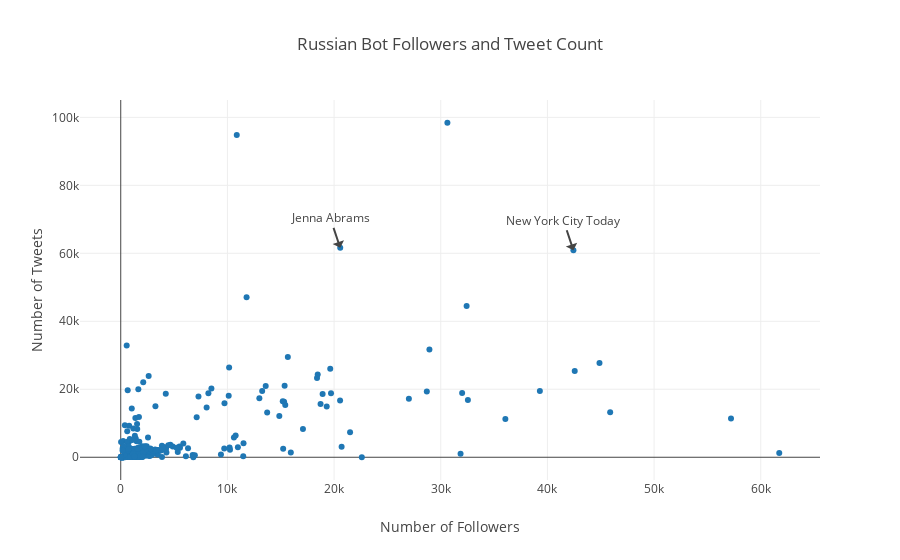

Source (notebook cell):
### Markdown cell above
## how influential are these users

### Code cell
trace = go.Scatter(
    y = users.followers_count,
    x = users.statuses_count,
    mode = 'markers',
    text = users.name,
    size = 8
)

data = [trace]

layout = Layout(
    title = "Russian Bot Followers and Tweet Count",
    xaxis=dict(title='Number of Followers'
    ),
   
    yaxis = dict(
        title='Number of Tweets'
    ),
    
    annotations=[dict(x=20576,y=61609,xref='x',
            yref='y',text='Jenna Abrams'),
                dict(x=42438,y=60897,xref='x',
            yref='y',text='New York City Today')]
)
fig = Figure(data=data, layout=layout)

iplot(fig)

### Figure 1 — Plotly figure (JSON) as saved in the notebook; plotly's stock layout.template omitted (floating-point values rounded to 4 significant figures; data arrays with more than 128 entries replaced by an {"elided": "..."} marker saying what was removed)
{"data": [{"mode": "markers", "text": {"elided": "454 str values"}, "type": "scatter", "x": {"elided": "454 int values"}, "y": {"elided": "454 int values"}}], "layout": {"annotations": [{"text": "Jenna Abrams", "x": 20576, "xref": "x", "y": 61609, "yref": "y"}, {"text": "New York City Today", "x": 42438, "xref": "x", "y": 60897, "yref": "y"}], "title": "Russian Bot Followers and Tweet Count", "xaxis": {"title": "Number of Followers"}, "yaxis": {"title": "Number of Tweets"}}}
